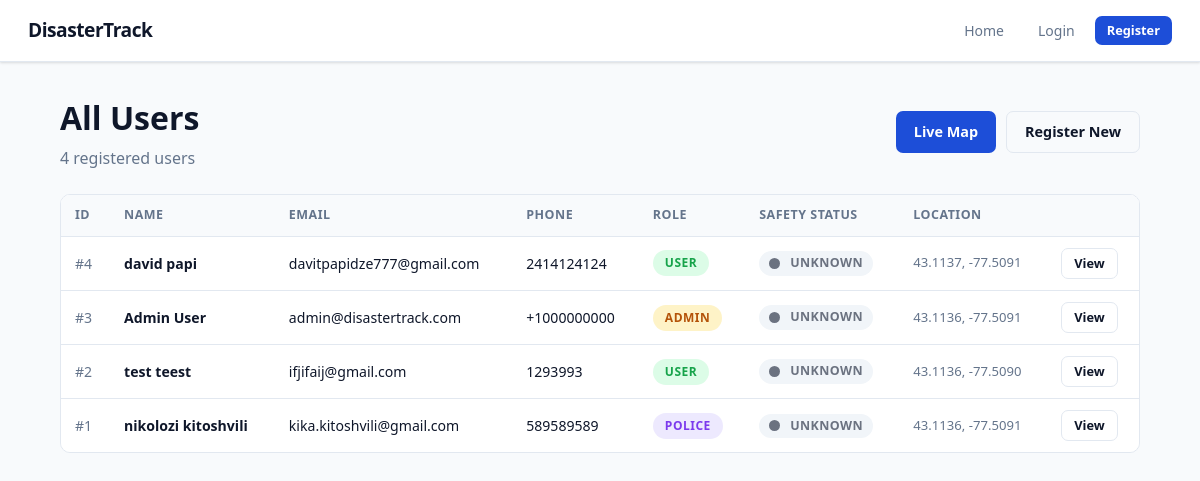
/users, run on an earlier commit of the app's database.
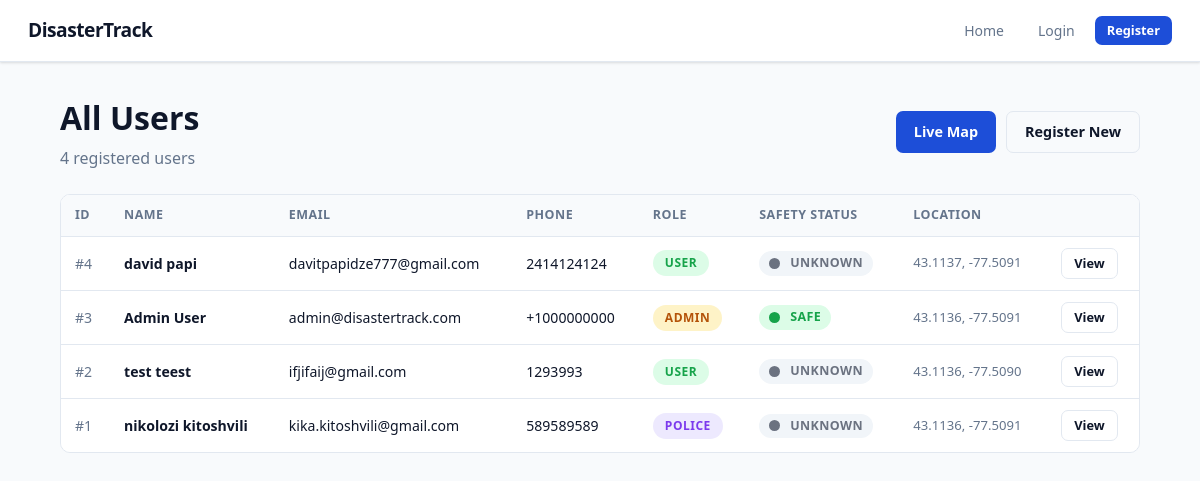
And on a later commit of the database.
### models.py (models this page shows)
class User(Base):
    __tablename__ = "users"
    id: Mapped[int] = mapped_column(Integer, primary_key=True, index=True)
    name: Mapped[str] = mapped_column(String(50), nullable=False)
    last_name: Mapped[str] = mapped_column(String(50), nullable=False)
    email: Mapped[str] = mapped_column(String(120), unique=True, nullable=False)
    age: Mapped[int] = mapped_column(Integer, nullable=False)
    current_location: Mapped[str] = mapped_column(String(100), default="Unknown")
    phone_number: Mapped[str] = mapped_column(String(20), nullable=False)
    password_hash: Mapped[str] = mapped_column(String(255), nullable=False)
    role: Mapped[str] = mapped_column(String(20), default="normal_user", nullable=False)
    safety_status: Mapped[str] = mapped_column(String(20), default="unknown", nullable=False)
    latitude: Mapped[float | None] = mapped_column(Float, nullable=True)
    longitude: Mapped[float | None] = mapped_column(Float, nullable=True)
    location_history: Mapped[list[UserLocationHistory]] = relationship(
        back_populates="user", cascade="all, delete-orphan"
    )
    notifications: Mapped[list[SafetyNotification]] = relationship(
        back_populates="user", cascade="all, delete-orphan"
    )

### main.py (the view)
@app.get("/users", include_in_schema=False, name="users_page")
async def users_page(
    request: Request,
    db: Annotated[AsyncSession, Depends(get_db)],
):
    result = await db.execute(select(models.User).order_by(models.User.id.desc()))
    users = result.scalars().all()
    return templates.TemplateResponse(request, "users.html", {"users": users, "title": "Users"})

### templates/users.html
{% extends "base.html" %}
{% block content %}
<div class="page">
  <div style="display:flex;align-items:center;justify-content:space-between;flex-wrap:wrap;gap:12px;margin-bottom:24px;">
    <div>
      <h1 style="margin-bottom:4px;">All Users</h1>
      <p class="text-muted">{{ users|length }} registered user{{ 's' if users|length != 1 }}</p>
    </div>
    <div style="display:flex;gap:10px;">
      <a href="/map" class="btn btn-primary">Live Map</a>
      <a href="/register" class="btn btn-outline">Register New</a>
    </div>
  </div>
  <div class="table-wrap">
    <table>
      <thead>
        <tr>
          <th>ID</th>
          <th>Name</th>
          <th>Email</th>
          <th>Phone</th>
          <th>Role</th>
          <th>Safety Status</th>
          <th>Location</th>
          <th></th>
        </tr>
      </thead>
      <tbody>
        {% for user in users %}
        <tr>
          <td style="color:var(--text-muted);">#{{ user.id }}</td>
          <td><strong>{{ user.name }} {{ user.last_name }}</strong></td>
          <td>{{ user.email }}</td>
          <td>{{ user.phone_number }}</td>
          <td>
            {% if user.role == 'admin' %}
              <span class="nav-role-badge badge-admin">Admin</span>
            {% elif user.role == 'police' %}
              <span class="nav-role-badge badge-police">Police</span>
            {% else %}
              <span class="nav-role-badge badge-user">User</span>
            {% endif %}
          </td>
          <td>
            <span class="status-pill pill-{{ user.safety_status }}">
              <span class="status-dot status-{{ user.safety_status }}"></span>
              {{ user.safety_status }}
            </span>
          </td>
          <td style="color:var(--text-muted);font-size:.82rem;">
            {% if user.latitude %}
              {{ "%.4f"|format(user.latitude) }}, {{ "%.4f"|format(user.longitude) }}
            {% else %}
              No data
            {% endif %}
          </td>
          <td>
            <a href="/users/{{ user.id }}" class="btn btn-outline btn-sm">View</a>
          </td>
        </tr>
        {% else %}
        <tr>
          <td colspan="8" style="text-align:center;padding:40px;color:var(--text-muted);">No users registered yet.</td>
        </tr>
        {% endfor %}
      </tbody>
    </table>
  </div>
</div>
{% endblock %}

### templates/base.html (shortened to what this page needs)
<!doctype html>
<html lang="en">
<head>
  <link rel="stylesheet" href="{{ url_for('static', path='/style.css') }}">
</head>
<body>
<header class="site-header">
  <a class="brand" href="/">DisasterTrack</a>
  <nav id="main-nav">
    <a class="nav-link" href="/">Home</a>
    <a class="nav-link" href="/login" id="nav-login">Login</a>
    <a class="nav-link btn btn-primary btn-sm" href="/register" id="nav-register">Register</a>
  </nav>
</header>
<main>{% block content %}{% endblock %}</main>
</body>
</html>

### static/base.css (style rules this page uses)
*, *::before, *::after { box-sizing: border-box; margin: 0; padding: 0; }
:root { --brand: #1d4ed8; --brand-dark: #1e3a8a; --brand-light: #eff6ff; --danger: #dc2626; --safe: #16a34a; --unknown: #6b7280; --police: #7c3aed; --admin: #b45309; --surface: #ffffff; --surface-2: #f8fafc; --border: #e2e8f0; --text: #0f172a; --text-muted: #64748b; --shadow: 0 1px 3px rgba(0,0,0,.08), 0 1px 2px rgba(0,0,0,.06); --shadow-lg: 0 10px 25px rgba(0,0,0,.12); --radius: 10px; }
html { font-size: 16px; }
body { font-family: 'Segoe UI', system-ui, -apple-system, sans-serif; color: var(--text); background: var(--surface-2); line-height: 1.5; min-height: 100vh; }
a { color: var(--brand); text-decoration: none; }
.site-header { position: sticky; top: 0; z-index: 100; display: flex; align-items: center; justify-content: space-between; gap: 16px; padding: 14px 28px; background: var(--surface); border-bottom: 1px solid var(--border); box-shadow: var(--shadow); }
.brand { font-weight: 800; font-size: 1.2rem; color: var(--text); letter-spacing: -.5px; }
nav { display: flex; flex-wrap: wrap; align-items: center; gap: 6px; }
.nav-link { padding: 6px 14px; border-radius: 6px; font-size: .875rem; font-weight: 500; color: var(--text-muted); transition: background .15s, color .15s; }
.nav-role-badge { display: inline-flex; align-items: center; gap: 5px; padding: 4px 12px; border-radius: 20px; font-size: .75rem; font-weight: 700; text-transform: uppercase; letter-spacing: .5px; }
.badge-admin { background: #fef3c7; color: var(--admin); }
.badge-police { background: #ede9fe; color: var(--police); }
.badge-user { background: #dcfce7; color: var(--safe); }
.page { width: min(1080px, calc(100vw - 32px)); margin: 32px auto; }
.btn { display: inline-flex; align-items: center; gap: 7px; padding: 9px 18px; border: none; border-radius: 7px; font: inherit; font-size: .9rem; font-weight: 600; cursor: pointer; transition: opacity .15s, transform .1s; text-decoration: none; }
.btn-primary { background: var(--brand); color: #fff; }
.btn-outline { background: transparent; border: 1.5px solid var(--border); color: var(--text); }
.btn-sm { padding: 5px 12px; font-size: .8rem; }
.status-dot { display: inline-block; width: 11px; height: 11px; border-radius: 50%; vertical-align: middle; margin-right: 5px; }
.status-safe { background: var(--safe); }
.status-unknown { background: var(--unknown); }
.status-pill { display: inline-flex; align-items: center; gap: 5px; padding: 3px 10px; border-radius: 20px; font-size: .78rem; font-weight: 700; text-transform: uppercase; letter-spacing: .4px; }
.pill-safe { background: #dcfce7; color: var(--safe); }
.pill-unknown { background: #f1f5f9; color: var(--unknown); }
.table-wrap { overflow-x: auto; border-radius: var(--radius); border: 1px solid var(--border); }
table { width: 100%; border-collapse: collapse; background: var(--surface); }
th, td { padding: 11px 14px; text-align: left; border-bottom: 1px solid var(--border); font-size: .88rem; }
th { background: var(--surface-2); font-weight: 700; font-size: .78rem; text-transform: uppercase; letter-spacing: .5px; color: var(--text-muted); }
tr:last-child td { border-bottom: none; }
.text-muted { color: var(--text-muted); }

What changed in the data, as far as the page shows it:
changed User "Admin": safety_status "UNKNOWN" → "SAFE"
